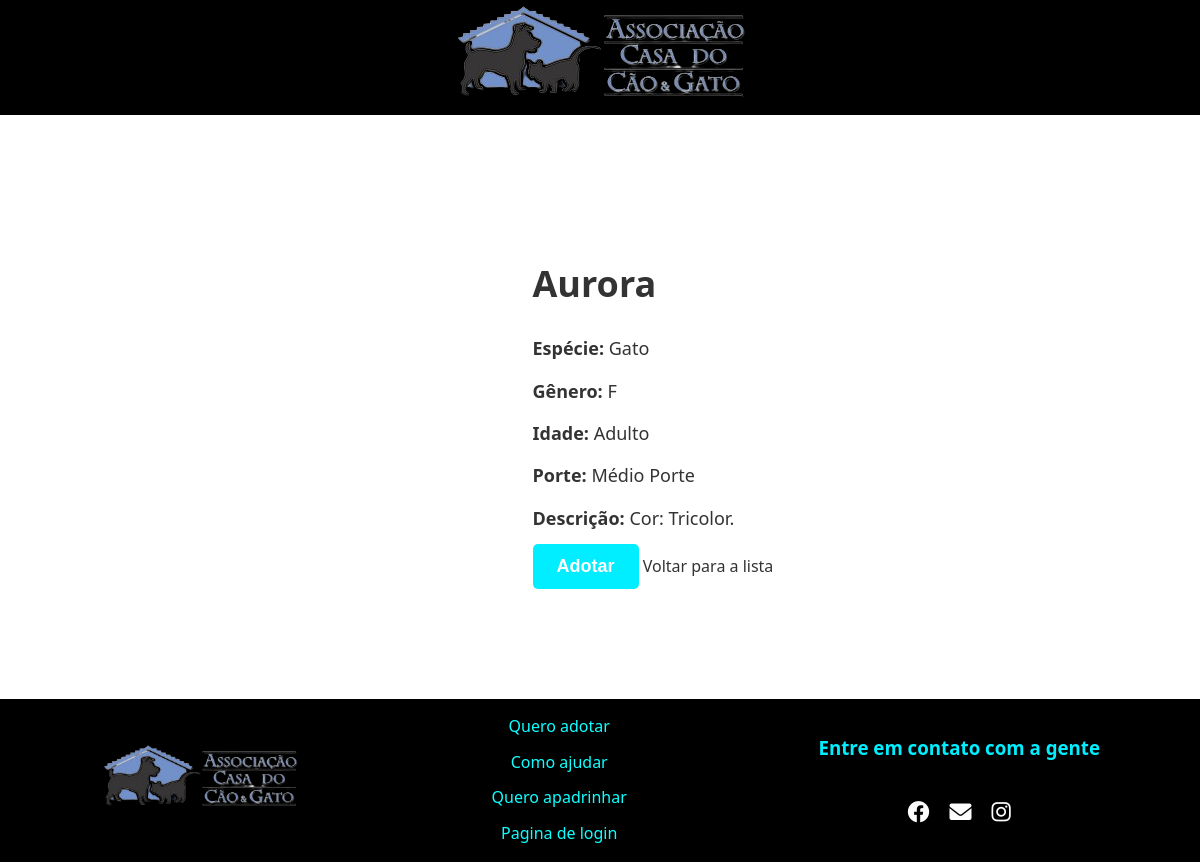
The page /paginaAnimal/4/ on the database its author committed.
### app/models.py (models this page shows)
class Animais(models.Model):
    sexo = {
        "F": "Fêmea",
        "M": "Macho",
    }
    tipo = {
        "Gato": "Gato",
        "Cachorro": "Cachorro",
    }
    porte = {
        "Pequeno Porte": "Pequeno Porte",
        "Médio Porte": "Médio Porte",
        "Grande Porte": "Grande Porte",
    }
    idade = {
        "Filhote": "Filhote",
        "Adulto": "Adulto",
        "Idoso": "Idoso",
    }
    nome = models.CharField(max_length=30)
    idade = models.CharField(max_length=10, choices=idade)
    descricao = models.TextField()
    castrado = models.BooleanField()
    vacinado = models.BooleanField()
    vermifugado = models.BooleanField()
    fiv = models.BooleanField(default=False)
    felv = models.BooleanField(default=False)
    sexo = models.CharField(max_length=1, choices=sexo)
    tipo = models.CharField(max_length=10, choices=tipo)
    porte = models.CharField(max_length=20, choices=porte, default=porte["Médio Porte"])
    url_imagem = models.CharField(max_length=100, default="https://static.wixstatic.com/media/f94f12_6af5c43bf13048b9b0d22534c7ed9cd7~mv2.png")

### app/views.py (the view)
# urls.py: path('paginaAnimal/<int:pk>/', paginaAnimal, name='paginaAnimal'),
def paginaAnimal(request, pk):
    data = {}
    data['animal'] = Animais.objects.get(pk=pk)
    return render(request, 'paginaAnimal.html', data)

### app/templates/paginaAnimal.html (shortened to what this page needs)
{% load static%}
<!DOCTYPE html>
<html lang="pt">
<head>
    <link rel="stylesheet" href="{% static '/css/paginaAnimal.css' %}">
    <link rel="stylesheet" href="https://cdnjs.cloudflare.com/ajax/libs/font-awesome/6.0.0-beta3/css/all.min.css">
</head>
<body>
    <header>
        <a href="/">
            <img src="{%static '/img/logocaoegato.png'%}"/>
        </a>
    </header>
    <section class="animal-info">
        <div class="container">
            <div class="animal">
                <div class="animal-details">
                    <h1>{{ animal.nome }}</h1>
                    <p><strong>Espécie:</strong> {{ animal.tipo }}</p>
                    <p><strong>Gênero:</strong> {{ animal.sexo }}</p>
                    <p><strong>Idade:</strong> {{ animal.idade }}</p>
                    <p><strong>Porte:</strong> {{ animal.porte }}</p>
                    <p><strong>Descrição:</strong> {{ animal.descricao }}</p>
                    <a href="https://docs.google.com/forms/d/1WDZGsqSgaOLvSzZsZ4WeYPRNAycb7KmKq-4yEfPt_eE/viewform?edit_requested=true#response=ACYDBNglSQOa4y_YFKKrDcwUHbxfHw-igP0jo2VQVW8mS42ODJWqMKu5TOX6YiI7XddQkjU" target="_blank"><button class="button">Adotar</button></a>
                    <a href="{% url 'filtro' %}">Voltar para a lista</a>
                </div>
            </div>
        </div>
    </section>
    <footer>
        <a href="#" class="logo"><img src="{% static 'img/logocaoegato.png' %}" alt="Logo"/></a>
        <div class=" footer-col-links">
            <a href="#">Quero adotar</a>
            <a href="/help">Como ajudar</a>
            <a href="#">Quero apadrinhar</a>
            <a href="/login/" target="_blank">Pagina de login</a>
        </div>
        <div class="footer-col">
            <div class="icon-text">
                <h3>Entre em contato com a gente</h3>
            </div>
            <div class="midia-contato">
                <a href="https://www.facebook.com/AssociacaoCasaDoCaoEGatoAccg/" target="_blank"><i class="fab fa-facebook"></i></a>
                <a href="/contato" target="_blank"><i class="fas fa-envelope"></i></a>
                <a href="https://www.instagram.com/casadocaoegato/" target="_blank"><i class="fab fa-instagram"></i></a>
            </div>
        </div>
    </footer>
</body>
</html>

### app/static/css/paginaAnimal.css (style rules this page uses)
* { margin: 0; padding: 0; box-sizing: border-box; }
body { font-family: 'Segoe UI', Tahoma, Geneva, Verdana, sans-serif; line-height: 1.6; background-color: #fff; color: #333; }
a { text-decoration: none; color: inherit; }
header { background: #000000; display: flex; align-items: center; justify-content: center; width: 100%; }
.logo img { width: 200px; transition: 0.7s; }
.container { max-width: 1200px; margin: 0 auto; padding: 20px; }
.animal-info { background-color: #ffffff; padding: 40px 0; margin-top: 80px; }
.animal { display: flex; justify-content: space-around; align-items: center; flex-wrap: wrap; }
.animal-details { flex: 0 1 55%; max-width: 55%; }
.animal-details h1 { font-size: 36px; margin-bottom: 20px; }
.animal-details p { font-size: 18px; line-height: 1.8; margin-bottom: 10px; }
.button { display: inline-block; background-color: #0ef; color: #fff; border: none; padding: 12px 24px; font-size: 18px; font-weight: bold; cursor: pointer; border-radius: 5px; transition: background-color 0.3s ease; }
footer { width: 100%; padding: 15px 100px; background: #000000; display: flex; justify-content: space-between; align-items: center; margin-top: 50px; color: #fdfdfd; }
.footer-col { flex-direction: column; display: flex; gap: 18px; }
.footer-col .icon-text { display: flex; align-items: center; gap: 6px; transition: 0.7s; }
.footer-col .icon-text h3 { color: #0ef; }
.footer-col-links { flex-direction: column; display: flex; gap: 10px; align-items: center; justify-content: center; }
.footer-col-links a { text-decoration: none; color: #0fffff; transition: 0.7s; }
.midia-contato { align-items: center; display: flex; justify-content: center; gap: 20px; }
.midia-contato i { margin-top: 20px; font-size: 22px; transition: 0.7s; }

### rows shown on the page
Animais: nome "Aurora", tipo "Gato", sexo "F", idade "Adulto", porte "Médio Porte", descricao "Cor: Tricolor."
